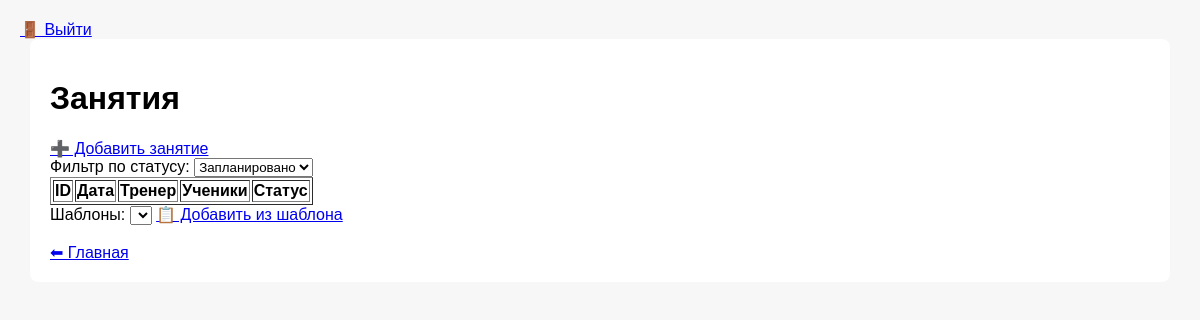
The app's page /lessons (signed in), older data.
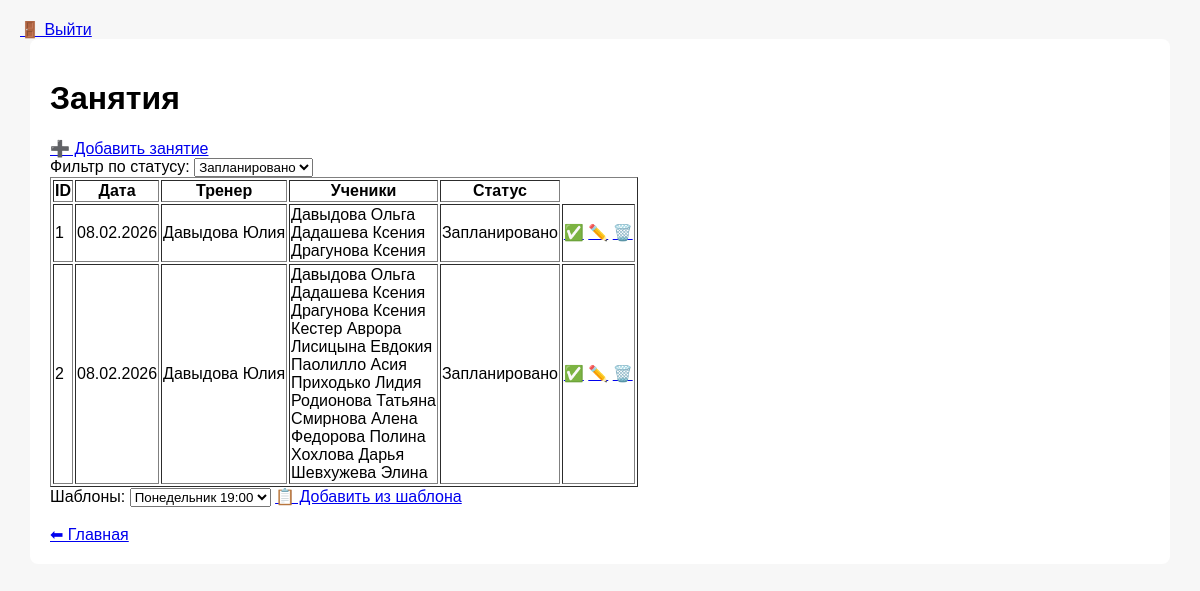
The same page, newer data.
### tables this page shows
CREATE TABLE lessons
                   (
                       id INTEGER PRIMARY KEY AUTOINCREMENT,
                       date TEXT NOT NULL,
                       coach_id INTEGER NOT NULL,
                       student_ids TEXT,
                       status TEXT NOT NULL
                   );

CREATE TABLE coaches
                   (
                       id INTEGER PRIMARY KEY AUTOINCREMENT,
                       first_name TEXT NOT NULL,
                       last_name TEXT NOT NULL,
                       middle_name TEXT,
                       contacts TEXT,
                       birthday TEXT,
                       lessons_count INTEGER,
                       lessons_paid INTEGER,
                       student_payment INTEGER,
                       additional_info TEXT,
                       creation_date TEXT
                   );

CREATE TABLE students
                   (
                       id INTEGER PRIMARY KEY AUTOINCREMENT,
                       first_name TEXT NOT NULL,
                       last_name TEXT NOT NULL,
                       middle_name TEXT,
                       contacts TEXT,
                       birthday TEXT,
                       lessons_count INTEGER,
                       additional_info TEXT,
                       creation_date TEXT
                   );

### app.py (the view)
    def wrapper(*args, **kwargs):
        if "user" not in session:
            return redirect(url_for("login"))
        return fn(*args, **kwargs)

### app.py (called while the page is built)
def login_required(fn):
    def wrapper(*args, **kwargs):
        if "user" not in session:
            return redirect(url_for("login"))
        return fn(*args, **kwargs)
    wrapper.__name__ = fn.__name__
    return wrapper

@app.route("/lessons")
@login_required
def lessons():
    status_filter = request.args.get("status_filter")
    if status_filter is None:
        status_filter = "Запланировано"
    if status_filter == "Все":
        lessons = db.get_all_lessons()
    else:
        lessons = db.get_lessons_filtered_by_status(status_filter)
    students = db.get_all_students()
    coaches = db.get_all_coaches()
    lesson_templates = db.get_all_lesson_templates()
    return render_template(
        "lessons.html",
        lessons=lessons,
        students=students,
        coaches=coaches,
        lesson_templates=lesson_templates,
        status_filter=status_filter
    )

### database.py (called while the page is built)
def get_connection():
    conn = sqlite3.connect(DB_NAME)
    conn.row_factory = sqlite3.Row
    return conn

def get_all_students():
    conn = get_connection()
    students = conn.execute("SELECT * FROM students ORDER BY last_name ASC").fetchall()
    conn.close()
    return students

### templates/lessons.html (shortened to what this page needs)
{% extends "base.html" %}
{% block content %}
<h1>Занятия</h1>
<a href="{{ url_for('add_lesson') }}">➕ Добавить занятие</a>
<form method="get" action="{{ url_for('lessons') }}">
    <label for="status_filter">Фильтр по статусу:</label>
    <select name="status_filter" id="status_filter" onchange="this.form.submit()">
        <option value="Запланировано" {% if status_filter=='Запланировано' %}selected{% endif %}>Запланировано</option>
    </select>
</form>
<table border="1">
<tr>
  <th>ID</th>
  <th>Дата</th>
  <th>Тренер</th>
  <th>Ученики</th>
  <th>Статус</th>
</tr>
{% for l in lessons %}
<tr>
  <td>{{ l.id }}</td>
  <td>{{ l.date | ru_date }}</td>
  <td>
    {% for c in coaches %}
      {% if c.id == l.coach_id %}
        {{ c.last_name }} {{ c.first_name }}
      {% endif %}
    {% endfor %}
  </td>
<td>
  {% set ids = l.student_ids.split(',') %}
  {% for s in students %}
    {% if s.id|string in ids %}
      {{ s.last_name }} {{ s.first_name }}<br>
    {% endif %}
  {% endfor %}
</td>
  <td>{{ l.status }}</td>
  <td>
    <a href="{{ url_for('lesson_done', lesson_id=l.id) }}" title="Состоялось">✅</a>
    <a href="{{ url_for('edit_lesson', lesson_id=l.id) }}" title="Редактировать">✏️</a>
    <a href="{{ url_for('delete_lesson', lesson_id=l.id) }}" title="Удалить">🗑️</a>
  </td>
</tr>
{% endfor %}
</table>
Шаблоны:
<select id="lesson_template_select">
    {% for l in lesson_templates %}
        <option value="{{ l.id }}">{{ l.template_name }}</option>
    {% endfor %}
</select>
<a href="#" class="btn" onclick="addFromTemplate()">📋 Добавить из шаблона</a>
<br>
<br>
<a href="{{ url_for('index') }}">⬅ Главная</a>
{% endblock %}

Row changes from the older to the newer data that the page shows:
added lessons: id "1", date|ru_date "08.02.2026", status "Запланировано"
added coaches: last_name "Давыдова", first_name "Юлия"
now on this page (row edited): students: last_name "Давыдова", first_name "Ольга"
now on this page (row edited): students: last_name "Дадашева", first_name "Ксения"
now on this page (row edited): students: last_name "Драгунова", first_name "Ксения"
added lessons: id "2", date|ru_date "08.02.2026", status "Запланировано"
now on this page (row edited): students: last_name "Кестер", first_name "Аврора", shown under "2"
now on this page (row edited): students: last_name "Лисицына", first_name "Евдокия", shown under "2"
now on this page (row edited): students: last_name "Паолилло", first_name "Асия", shown under "2"
now on this page (row edited): students: last_name "Приходько", first_name "Лидия", shown under "2"
now on this page (row edited): students: last_name "Родионова", first_name "Татьяна", shown under "2"
now on this page (row edited): students: last_name "Смирнова", first_name "Алена", shown under "2"
now on this page (row edited): students: last_name "Федорова", first_name "Полина", shown under "2"
now on this page (row edited): students: last_name "Хохлова", first_name "Дарья", shown under "2"
now on this page (row edited): students: last_name "Шевхужева", first_name "Элина", shown under "2"
Text that changed along with them:
form field value: (not shown) → "Понедельник 19:00"
